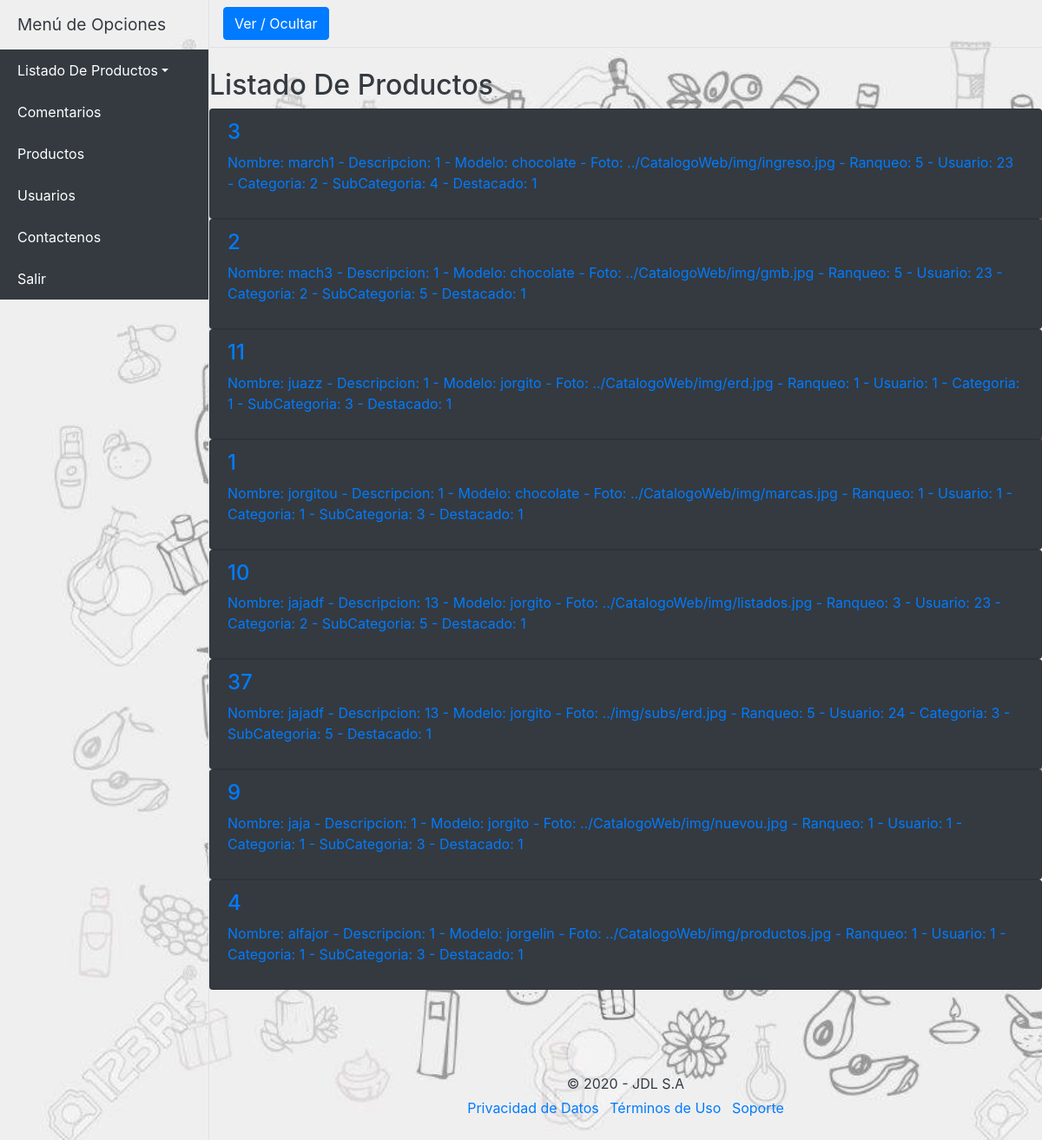
Screenshot of /mlibs/ordenpza.php with the database file from the repository.
### tables this page shows
CREATE TABLE `productos` (
  `id_producto` int(8) NOT NULL,
  `nombre_producto` varchar(50) DEFAULT NULL,
  `descripcion_producto` varchar(100) DEFAULT NULL,
  `marca_producto` int(8) DEFAULT NULL,
  `modelo_producto` varchar(50) DEFAULT NULL,
  `foto_producto` varchar(100) DEFAULT NULL,
  `ranqueo_producto` int(1) DEFAULT NULL,
  `usuario_producto` int(8) DEFAULT NULL,
  `categoria_producto` int(1) DEFAULT NULL,
  `subcategoria_producto` int(1) DEFAULT NULL,
  `destacado_producto` int(1) DEFAULT NULL,
  `activo_producto` int(1) DEFAULT NULL
);

### mlibs/bodylp.php (the view, shortened to what this page needs)
<div class="d-flex" id="wrapper">
  <div class="bg-black border-right" id="sidebar-wrapper">
    <div class="sidebar-heading bg-black text-dark">Menú de Opciones</div>
      <div class="list-group list-group-flush">
      <a href="#pageSubmenu" data-toggle="collapse" aria-expanded="false" class="list-group-item list-group-item-action dropdown-toggle bg-dark text-white">Listado De Productos</a>
        <a href="../comentarios/" class="list-group-item list-group-item-action bg-dark text-white">Comentarios</a>
        <a href="../productos/" class="list-group-item list-group-item-action bg-dark text-white">Productos</a>
        <a href="../usuarios/" class="list-group-item list-group-item-action bg-dark text-white">Usuarios</a>
        <a href="../contacto/" class="list-group-item list-group-item-action bg-dark text-white">Contactenos</a>
        <a href="../" class="list-group-item list-group-item-action bg-dark text-white">Salir</a>
      </div>
    </div>
  <div id="page-content-wrapper align-self-center" >
    <nav class="navbar navbar-expand-lg navbar-light bg-black border-bottom">
      <button class="btn btn-primary" id="menu-toggle">Ver / Ocultar</button>
    </nav>
    <div class="mt-4 align-self-center text-left">
      <div class="mt-4 text-dark">
        <h2 class="mt-4">Listado De Productos</h2>
      </div>
      <?php
      	$long = count($productos);
      	for($i=0; $i< $long; $i++){
      ?>
	    <div class="list-group">
        <a 	<?php echo "href=descripciones.php?id_producto=".$productos[$i]['id_producto'];?>
			   	class="list-group-item bg-dark">
			  	<h4 class="list-group-item-heading"> <?php echo $productos[$i]['id_producto'] ."";?> </h4>
          <p class="list-group-item-text"><?php 		echo "Nombre: " . $productos[$i]['nombre_producto'] ." - Descripcion: ";
                            echo $productos[$i]['marca_producto'] ." - Modelo: ";
                            echo $productos[$i]['modelo_producto'] ." - Foto: ";
                            echo $productos[$i]['foto_producto'] ." - Ranqueo: ";
                            echo $productos[$i]['ranqueo_producto'] ." - Usuario: ";
                            echo $productos[$i]['usuario_producto'] ." - Categoria: ";
                            echo $productos[$i]['categoria_producto'] ." - SubCategoria: ";
                            echo $productos[$i]['subcategoria_producto'] ." - Destacado: ";
                            echo $productos[$i]['destacado_producto'] ."";
                                                  ?>
          </p>
			  </a>
      </div>
	    <?php  } ?>
    </div>
    <?php
      include "footer.php"
    ?>
  </div>
</div>

### libs/css/simple-sidebar.css (style rules this page uses)
body { overflow-x: hidden; }
#sidebar-wrapper { min-height: 100vh; margin-left: -15rem; -webkit-transition: margin .25s ease-out; -moz-transition: margin .25s ease-out; -o-transition: margin .25s ease-out; transition: margin .25s ease-out; }
#sidebar-wrapper .sidebar-heading { padding: 0.875rem 1.25rem; font-size: 1.2rem; }
#sidebar-wrapper .list-group { width: 15rem; }
@media (min-width: 768px) { #sidebar-wrapper { margin-left: 0; } }

### rows the page displays
productos: id_producto "3", nombre_producto "march1", marca_producto "1", modelo_producto "chocolate", foto_producto "../CatalogoWeb/img/ingreso.jpg", ranqueo_producto "5", usuario_producto "23", categoria_producto "2", subcategoria_producto "4", destacado_producto "1"
productos: id_producto "2", nombre_producto "mach3", marca_producto "1", modelo_producto "chocolate", foto_producto "../CatalogoWeb/img/gmb.jpg", ranqueo_producto "5", usuario_producto "23", categoria_producto "2", subcategoria_producto "5", destacado_producto "1"
productos: id_producto "11", nombre_producto "juazz", marca_producto "1", modelo_producto "jorgito", foto_producto "../CatalogoWeb/img/erd.jpg", ranqueo_producto "1", usuario_producto "1", categoria_producto "1", subcategoria_producto "3", destacado_producto "1"
productos: id_producto "1", nombre_producto "jorgitou", marca_producto "1", modelo_producto "chocolate", foto_producto "../CatalogoWeb/img/marcas.jpg", ranqueo_producto "1", usuario_producto "1", categoria_producto "1", subcategoria_producto "3", destacado_producto "1"
productos: id_producto "10", nombre_producto "jajadf", marca_producto "13", modelo_producto "jorgito", foto_producto "../CatalogoWeb/img/listados.jpg", ranqueo_producto "3", usuario_producto "23", categoria_producto "2", subcategoria_producto "5", destacado_producto "1"
productos: id_producto "37", nombre_producto "jajadf", marca_producto "13", modelo_producto "jorgito", foto_producto "../img/subs/erd.jpg", ranqueo_producto "5", usuario_producto "24", categoria_producto "3", subcategoria_producto "5", destacado_producto "1"
productos: id_producto "9", nombre_producto "jaja", marca_producto "1", modelo_producto "jorgito", foto_producto "../CatalogoWeb/img/nuevou.jpg", ranqueo_producto "1", usuario_producto "1", categoria_producto "1", subcategoria_producto "3", destacado_producto "1"
productos: id_producto "4", nombre_producto "alfajor", marca_producto "1", modelo_producto "jorgelin", foto_producto "../CatalogoWeb/img/productos.jpg", ranqueo_producto "1", usuario_producto "1", categoria_producto "1", subcategoria_producto "3", destacado_producto "1"
